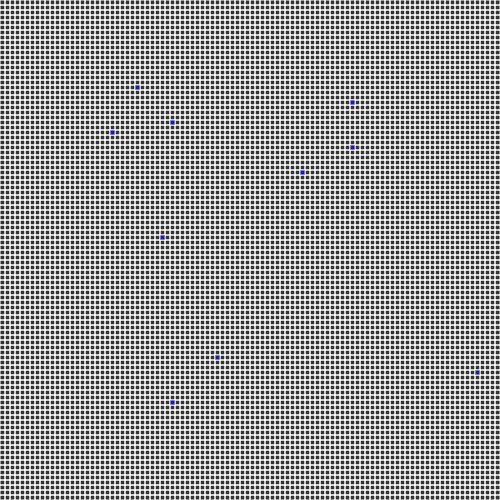
Frame 1 (no input)
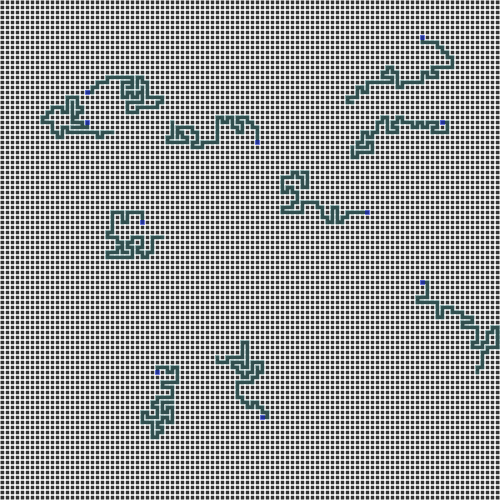
Frame 60 (no input)
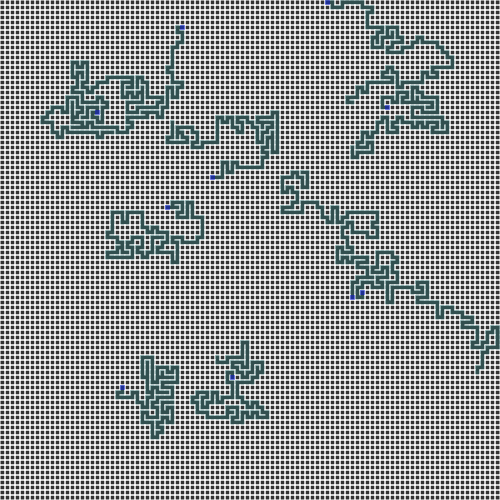
Frame 120 (the mouse pressed at the canvas centre since frame 60)

The p5.js sketch that drew these frames (run headless with seeded random() and noise() and a simulated clock; from frame 60 on, the mouse is pressed at the canvas centre):

// p5.js sketch
// ── sketch.js
var cols;
var rows;
var w = 5;
var grid = [];

var numOfCarriers = 10;
var carriers = [];

function setup(){
	createCanvas(500, 500);
	cols = floor(width / w);
	rows = floor(height / w);

	for (var j = 0; j < rows; j++){
		for (var i = 0; i < cols; i++){
			var cell = new Cell(i, j);
			grid.push(cell);
		}
	}

	for (var i = 0; i < numOfCarriers; i++){
		carriers[i] = new Carrier(grid[floor(random(grid.length))]);
	}
	
}

function draw(){
	background(51);
	for (var i = 0; i < grid.length; i++){
		grid[i].show();
	}

	//highlight carriers
	for (var i = 0; i < numOfCarriers; i++){
		carriers[i].current.visited = true;
		carriers[i].current.highlight();
	}

	//get next
	for (var i = 0; i < numOfCarriers; i++){
		var next = carriers[i].current.checkNeighbors();
		if (next){
			next.visited = true;

			carriers[i].stack.push(carriers[i].current);

			removeWalls(carriers[i].current, next);


			carriers[i].current = next;
		}
		else if (carriers[i].stack.length > 0) {
			carriers[i].current = carriers[i].stack.pop();

			//remove from other stacks
			for (var j = 0; j < numOfCarriers; j++){
				if (j != i){
					var index = carriers[j].stack.indexOf(carriers[i].current);
					if (index > -1){
						carriers[j].stack.splice(index, 1);
					}
				}
			}
		}
	}
}

function Carrier(current){
	this.current = current;
	this.stack = [];
}

function index(i, j){
	if (i < 0 || j < 0 || i > cols - 1 || j > rows - 1)
		return -1;

	return i + j * cols;
}

function removeWalls(a, b){

	var x = a.i - b.i;
	if (x === 1){
		a.walls[3] = false;
		b.walls[1] = false;
	}
	else if (x === -1){
		a.walls[1] = false;
		b.walls[3] = false;	
	}

	var y = a.j - b.j;
	if (y === 1){
		a.walls[0] = false;
		b.walls[2] = false;
	}
	else if (y === -1){
		a.walls[2] = false;
		b.walls[0] = false;	
	}
}
// ── cell.js
function Cell(i, j){
	this.i = i;
	this.j = j;
	this.walls = [true, true, true, true]; //top, right, bottom, left
	this.visited = false;

	this.checkNeighbors = function(){
		var neighbors = [];

		var top = grid[index(i, j - 1)];
		var right = grid[index(i + 1, j)];
		var bottom = grid[index(i, j + 1)];
		var left = grid[index(i - 1, j)];

		if (top && !top.visited){
			neighbors.push(top);
		}
		if (right && !right.visited){
			neighbors.push(right);
		}
		if (bottom && !bottom.visited){
			neighbors.push(bottom);
		}
		if (left && !left.visited){
			neighbors.push(left);
		}

		if (neighbors.length > 0){
			var r = floor(random(0, neighbors.length));
			return neighbors[r];
		}
		else{
			return undefined;
		}
	}

	this.highlight = function () {
		var x = this.i * w;
		var y = this.j * w;
		noStroke();
		fill(0, 0, 255, 100);
		rect (x, y, w, w);
	}

	this.show = function(){
		var x = this.i * w;
		var y = this.j * w;
		stroke(255);
		if (this.walls[0]){
			line(x, y, x + w, y);
		}
		if (this.walls[1]){
			line(x + w, y, x + w, y + w);
		}
		if (this.walls[2]){
			line(x + w, y + w, x, y + w);
		}
		if (this.walls[3]){
			line(x, y + w, x, y);
		}

		if (this.visited){
			noStroke();
			fill(48, 122, 122, 100);
			rect(x, y, w, w);
		}
	}
}
// ── maze.js
var cellSize, grid, cols, rows, brushCount, heads;

function setup(){
	createCanvas(400, 400);

	cellSize = 10;
	brushCount = 11;

	cols = floor(width / cellSize);
	rows = floor(height / cellSize);

	refresh();
}

function draw(){
	background(51, 0, 51);

	for (var i = 0; i < grid.length; i++){
		grid[i].show();
	}

	//highlight heads
	for (var i = 0; i < brushCount; i++){
		heads[i].current.visited = true;
		heads[i].current.highlight();
	}

	//get next
	for (var i = 0; i < brushCount; i++){
		var next = heads[i].current.checkNeighbors();
		if (next){
			next.visited = true;

			heads[i].stack.push(heads[i].current);

			removeWalls(heads[i].current, next);


			heads[i].updateCurrent(next);
		}
		else if (heads[i].stack.length > 0) {
			heads[i].current = heads[i].stack.pop();

			//remove from other stacks
			for (var j = 0; j < brushCount; j++){
				if (j != i){
					var index = heads[j].stack.indexOf(heads[i].current);
					if (index > -1){
						heads[j].stack.splice(index, 1);
					}
				}
			}
		}
		else { //deactivate heads
			heads[i].active = false;
		}
	}
}

function Head(current, color){
	this.current = current;
	current.head = this;

	this.color = color;
	this.stack = [];
	this.active = true;

	this.updateCurrent = function(newCurrent) {
		this.current = newCurrent;
		newCurrent.head = this;
	}
}

function getRandomColor(){
	var r = floor(random(256));
	var g = floor(random(256));
	var b = floor(random(256));

	return color(r, g, b);
}

function index(i, j){
	if (i < 0 || j < 0 || i > cols - 1 || j > rows - 1)
		return -1;

	return i + j * cols;
}

function removeWalls(a, b){

	var x = a.i - b.i;
	if (x === 1){
		a.walls[3] = false;
		b.walls[1] = false;
	}
	else if (x === -1){
		a.walls[1] = false;
		b.walls[3] = false;	
	}

	var y = a.j - b.j;
	if (y === 1){
		a.walls[0] = false;
		b.walls[2] = false;
	}
	else if (y === -1){
		a.walls[2] = false;
		b.walls[0] = false;	
	}
}

function mouseClicked(){
	refresh();

	// return false;
}

function refresh(){
	grid = [];
	for (var j = 0; j < rows; j++){
		for (var i = 0; i < cols; i++){
			var cell = new Cell(i, j);
			grid.push(cell);
		}
	}

	heads = [];
	for (var i = 0; i < brushCount; i++){
		var carrier = new Head(grid[floor(random(grid.length))], getRandomColor());
		heads.push(carrier);
	}
}
